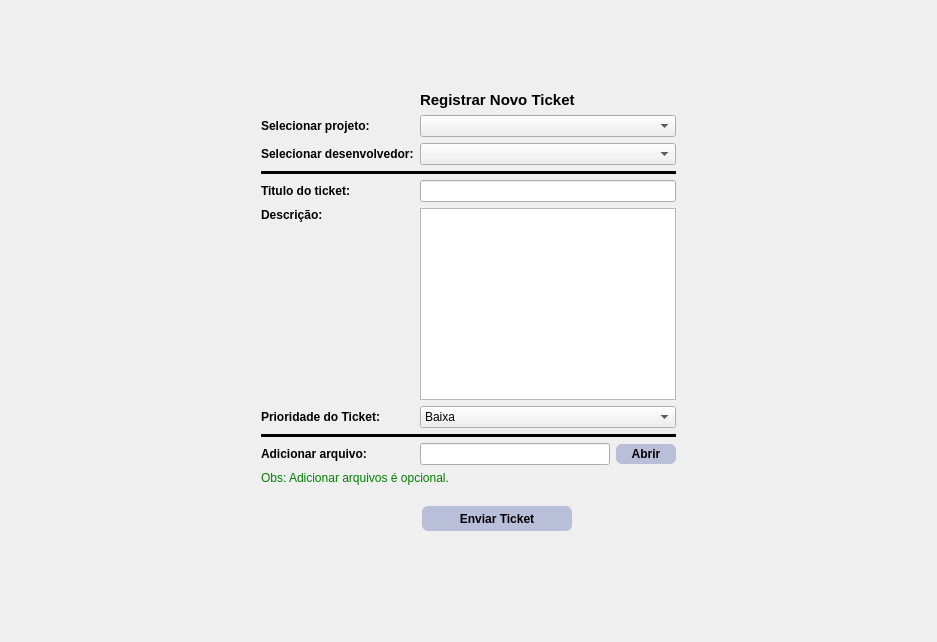
           <widget class="QWidget" name="criar_novo">
            <layout class="QGridLayout" name="gridLayout_8">
             <item row="13" column="2" colspan="2">
              <layout class="QGridLayout" name="gridLayout_21">
               <item row="0" column="0">
                <widget class="QComboBox" name="combo_prioridade">
                 <item>
                  <property name="text">
                   <string>Baixa</string>
                  </property>
                 </item>
                 <item>
                  <property name="text">
                   <string>Media</string>
                  </property>
                 </item>
                 <item>
                  <property name="text">
                   <string>Alta</string>
                  </property>
                 </item>
                </widget>
               </item>
              </layout>
             </item>
             <item row="2" column="1">
              <layout class="QGridLayout" name="gridLayout_19">
               <item row="0" column="0" alignment="Qt::AlignLeft|Qt::AlignVCenter">
                <widget class="QLabel" name="label_selecionar">
                 <property name="styleSheet">
                  <string notr="true">font-weight:bold;</string>
                 </property>
                 <property name="text">
                  <string>Selecionar projeto:</string>
                 </property>
                </widget>
               </item>
              </layout>
             </item>
             <item row="3" column="1">
              <layout class="QGridLayout" name="gridLayout_17">
               <item row="0" column="0" alignment="Qt::AlignLeft|Qt::AlignVCenter">
                <widget class="QLabel" name="label_4">
                 <property name="styleSheet">
                  <string notr="true">font-weight: bold;</string>
                 </property>
                 <property name="text">
                  <string>Selecionar desenvolvedor:</string>
                 </property>
                </widget>
               </item>
              </layout>
             </item>
             <item row="3" column="2" colspan="2">
              <layout class="QGridLayout" name="gridLayout_16">
               <item row="0" column="0">
                <widget class="QComboBox" name="combo_desenvolvedor"/>
               </item>
              </layout>
             </item>
             <item row="6" column="1">
              <layout class="QGridLayout" name="gridLayout_20">
               <item row="0" column="0" alignment="Qt::AlignLeft|Qt::AlignTop">
                <widget class="QLabel" name="label_6">
                 <property name="styleSheet">
                  <string notr="true">font-weight:bold;</string>
                 </property>
                 <property name="text">
                  <string>Descrição:</string>
                 </property>
                </widget>
               </item>
              </layout>
             </item>
             <item row="15" column="2" colspan="2">
              <layout class="QGridLayout" name="gridLayout_23">
               <item row="0" column="0">
                <widget class="QLineEdit" name="line_filename"/>
               </item>
               <item row="0" column="1">
                <widget class="QPushButton" name="button_addfile">
                 <property name="minimumSize">
                  <size>
                   <width>60</width>
                   <height>20</height>
                  </size>
                 </property>
                 <property name="cursor">
                  <cursorShape>PointingHandCursor</cursorShape>
                 </property>
                 <property name="styleSheet">
                  <string notr="true">QPushButton{
	background-color: rgb(185, 190, 217);
	color: black;
	font-weight: 700;
	border-radius: 6px;
}
QPushButton:hover{
	background-color:  rgb(0, 170, 255);
}</string>
                 </property>
                 <property name="text">
                  <string>Abrir</string>
                 </property>
                </widget>
               </item>
              </layout>
             </item>
             <item row="6" column="2" rowspan="2" colspan="2">
              <layout class="QGridLayout" name="gridLayout_13">
               <item row="0" column="0">
                <widget class="QTextEdit" name="textEdit">
                 <property name="maximumSize">
                  <size>
                   <width>1000</width>
                   <height>1000</height>
                  </size>
                 </property>
                </widget>
               </item>
              </layout>
             </item>
             <item row="1" column="3">
              <layout class="QGridLayout" name="gridLayout_12"/>
             </item>
             <item row="6" column="4">
              <spacer name="horizontalSpacer_10">
               <property name="orientation">
                <enum>Qt::Horizontal</enum>
               </property>
               <property name="sizeType">
                <enum>QSizePolicy::Fixed</enum>
               </property>
               <property name="sizeHint" stdset="0">
                <size>
                 <width>250</width>
                 <height>20</height>
                </size>
               </property>
              </spacer>
             </item>
             <item row="1" column="2" alignment="Qt::AlignHCenter|Qt::AlignTop">
              <widget class="QLabel" name="label_3">
               <property name="styleSheet">
                <string notr="true">font-weight: bold;
font-size: 15px;</string>
               </property>
               <property name="text">
                <string>Registrar Novo Ticket</string>
               </property>
              </widget>
             </item>
             <item row="15" column="1">
              <layout class="QGridLayout" name="gridLayout_7">
               <item row="0" column="0" alignment="Qt::AlignLeft|Qt::AlignVCenter">
                <widget class="QLabel" name="label_8">
                 <property name="styleSheet">
                  <string notr="true">font-weight: bold;</string>
                 </property>
                 <property name="text">
                  <string>Adicionar arquivo:</string>
                 </property>
                </widget>
               </item>
              </layout>
             </item>
             <item row="5" column="0">
              <spacer name="horizontalSpacer_9">
               <property name="orientation">
                <enum>Qt::Horizontal</enum>
               </property>
               <property name="sizeType">
                <enum>QSizePolicy::Fixed</enum>
               </property>
               <property name="sizeHint" stdset="0">
                <size>
                 <width>250</width>
                 <height>20</height>
                </size>
               </property>
              </spacer>
             </item>
             <item row="0" column="2">
              <spacer name="verticalSpacer_14">
               <property name="orientation">
                <enum>Qt::Vertical</enum>
               </property>
               <property name="sizeType">
                <enum>QSizePolicy::Fixed</enum>
               </property>
               <property name="sizeHint" stdset="0">
                <size>
                 <width>20</width>
                 <height>80</height>
                </size>
               </property>
              </spacer>
             </item>
             <item row="19" column="2">
              <spacer name="verticalSpacer_4">
               <property name="orientation">
                <enum>Qt::Vertical</enum>
               </property>
               <property name="sizeType">
                <enum>QSizePolicy::Fixed</enum>
               </property>
               <property name="sizeHint" stdset="0">
                <size>
                 <width>20</width>
                 <height>100</height>
                </size>
               </property>
              </spacer>
             </item>
             <item row="4" column="1" colspan="3">
              <widget class="Line" name="line_22">
               <property name="styleSheet">
                <string notr="true">background-color: black;</string>
               </property>
               <property name="orientation">
                <enum>Qt::Horizontal</enum>
               </property>
              </widget>
             </item>
             <item row="17" column="2">
              <spacer name="verticalSpacer_13">
               <property name="orientation">
                <enum>Qt::Vertical</enum>
               </property>
               <property name="sizeType">
                <enum>QSizePolicy::Fixed</enum>
               </property>
               <property name="sizeHint" stdset="0">
                <size>
                 <width>20</width>
                 <height>15</height>
                </size>
               </property>
              </spacer>
             </item>
             <item row="2" column="2" colspan="2">
              <layout class="QGridLayout" name="gridLayout_18">
               <item row="0" column="0">
                <widget class="QComboBox" name="combo_projeto"/>
               </item>
              </layout>
             </item>
             <item row="5" column="2" colspan="2">
              <layout class="QGridLayout" name="gridLayout_14">
               <item row="0" column="0">
                <widget class="QLineEdit" name="line_titulo"/>
               </item>
              </layout>
             </item>
             <item row="14" column="1" colspan="3">
              <widget class="Line" name="line_21">
               <property name="styleSheet">
                <string notr="true">background-color: black;</string>
               </property>
               <property name="orientation">
                <enum>Qt::Horizontal</enum>
               </property>
              </widget>
             </item>
             <item row="18" column="2">
              <layout class="QGridLayout" name="gridLayout_22">
               <item row="0" column="0">
                <widget class="QPushButton" name="button_enviatkt">
                 <property name="minimumSize">
                  <size>
                   <width>0</width>
                   <height>25</height>
                  </size>
                 </property>
                 <property name="maximumSize">
                  <size>
                   <width>150</width>
                   <height>16777215</height>
                  </size>
                 </property>
                 <property name="cursor">
                  <cursorShape>PointingHandCursor</cursorShape>
                 </property>
                 <property name="styleSheet">
                  <string notr="true">QPushButton{
	background-color: rgb(185, 190, 217);
	color: black;
	font-weight: 700;
	border-radius: 6px;
}
QPushButton:hover{
	background-color:  rgb(0, 170, 255);
}</string>
                 </property>
                 <property name="text">
                  <string>Enviar Ticket</string>
                 </property>
                </widget>
               </item>
              </layout>
             </item>
             <item row="13" column="1">
              <layout class="QGridLayout" name="gridLayout_9">
               <item row="0" column="0" alignment="Qt::AlignLeft|Qt::AlignVCenter">
                <widget class="QLabel" name="label_7">
                 <property name="styleSheet">
                  <string notr="true">font-weight:bold;</string>
                 </property>
                 <property name="text">
                  <string>Prioridade do Ticket:</string>
                 </property>
                </widget>
               </item>
              </layout>
             </item>
             <item row="5" column="1">
              <layout class="QGridLayout" name="gridLayout_15">
               <item row="0" column="0" alignment="Qt::AlignLeft|Qt::AlignVCenter">
                <widget class="QLabel" name="label_5">
                 <property name="styleSheet">
                  <string notr="true">font-weight:bold;</string>
                 </property>
                 <property name="text">
                  <string>Titulo do ticket:</string>
                 </property>
                </widget>
               </item>
              </layout>
             </item>
             <item row="16" column="1" colspan="2" alignment="Qt::AlignLeft|Qt::AlignVCenter">
              <widget class="QLabel" name="label_62">
               <property name="styleSheet">
                <string notr="true">color: green;</string>
               </property>
               <property name="text">
                <string>Obs: Adicionar arquivos é opcional.</string>
               </property>
              </widget>
             </item>
            </layout>
           </widget>
